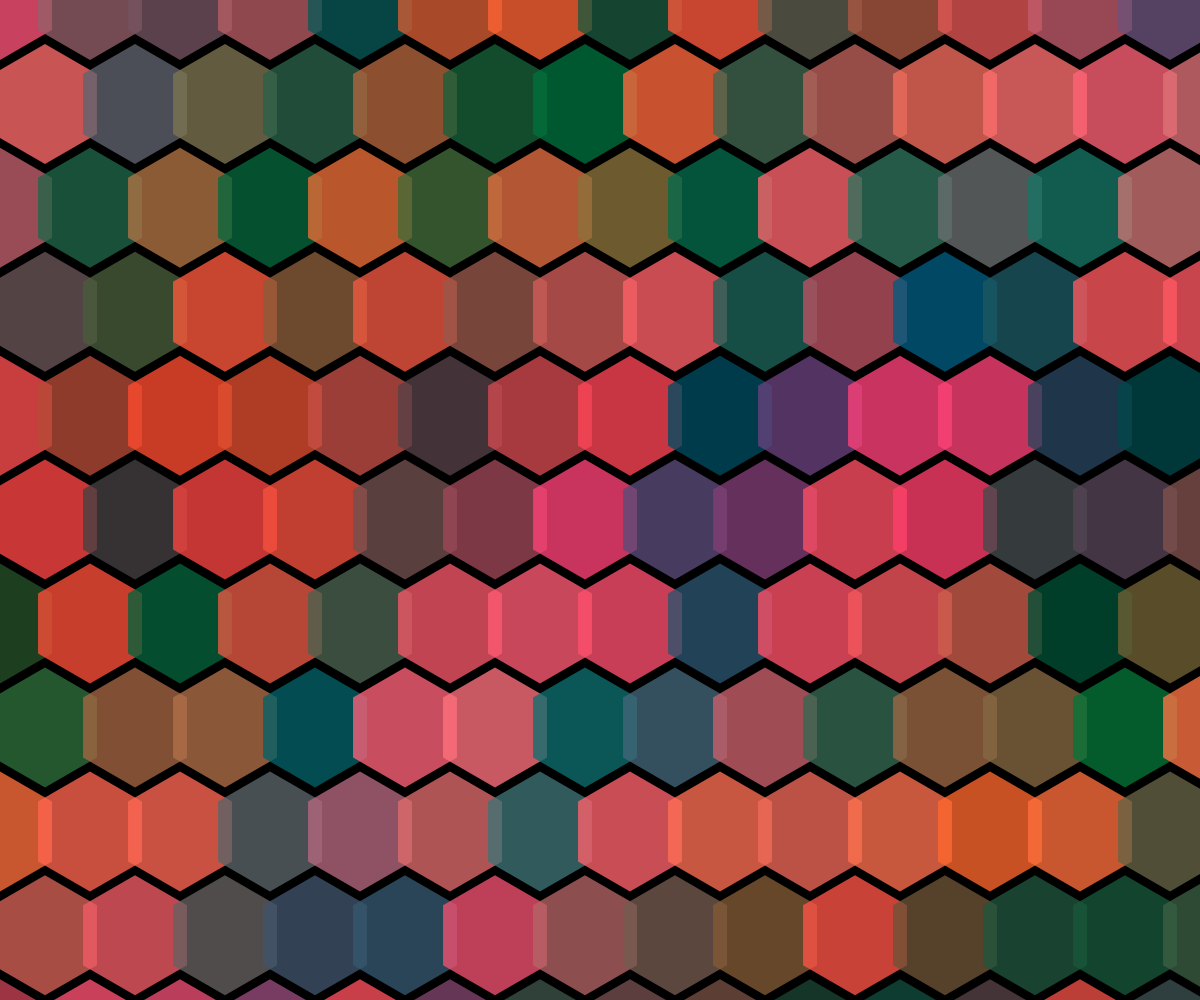
Frame 1 (no input)
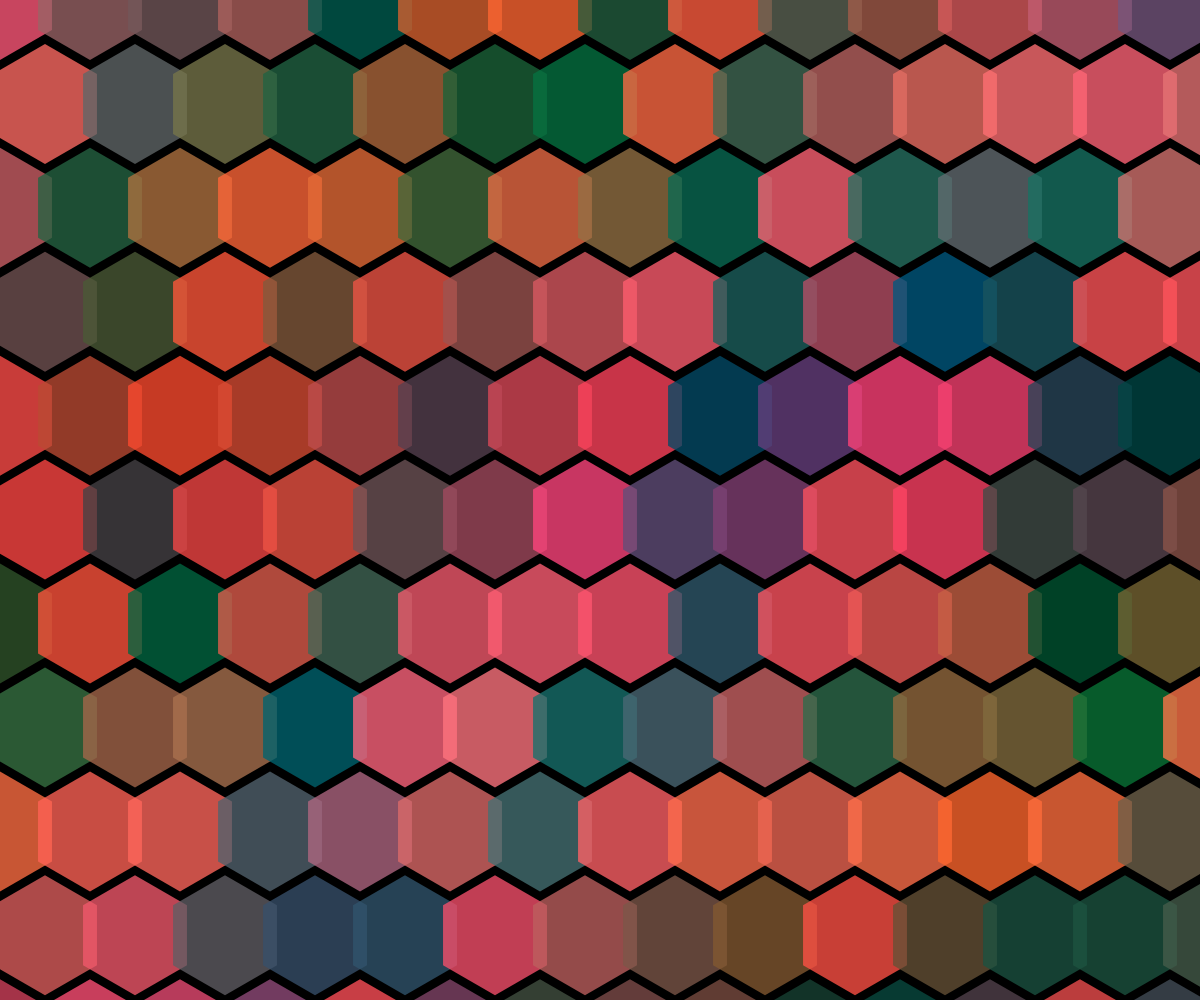
Frame 60 (no input)
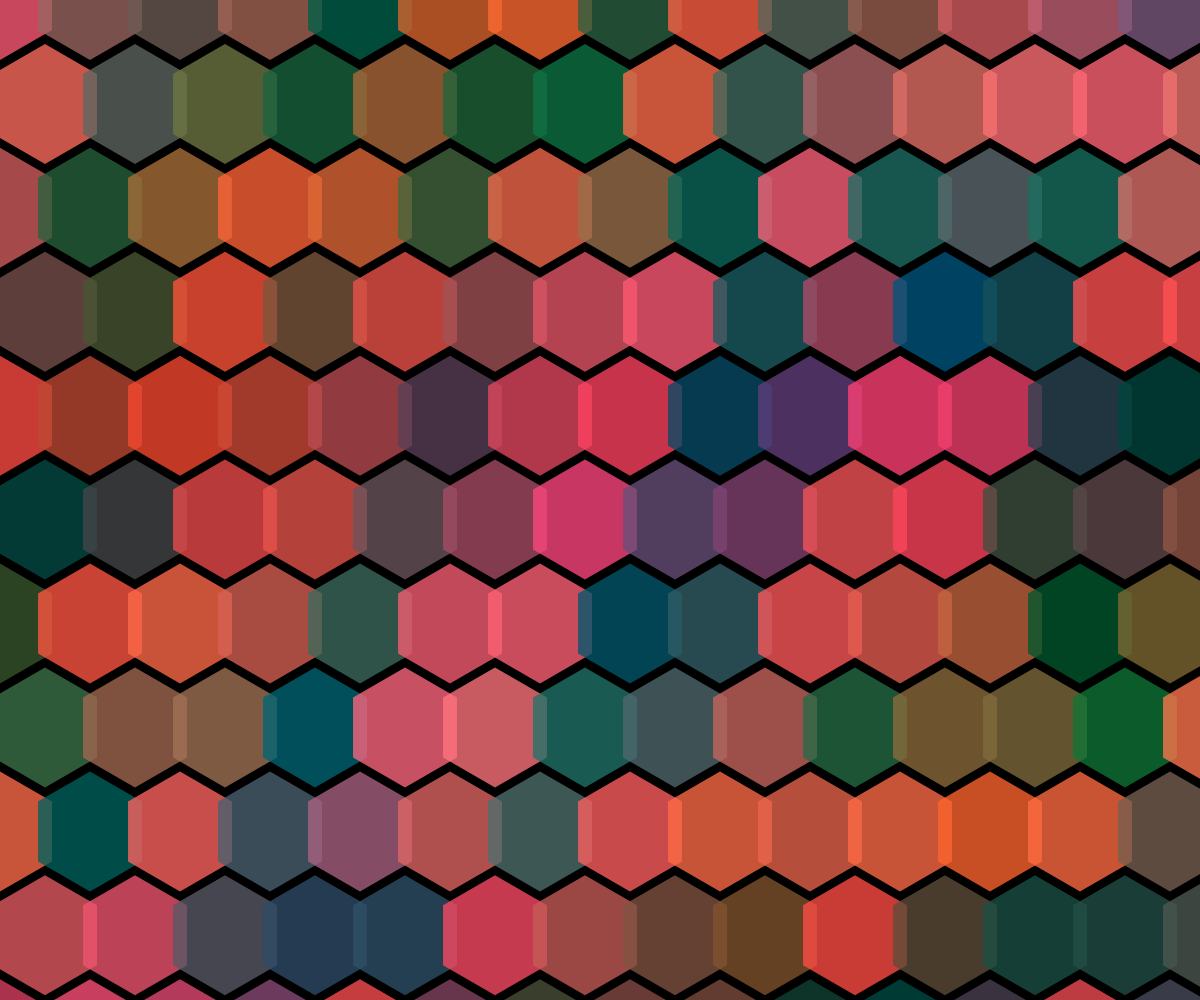
Frame 120 (the mouse pressed at the canvas centre since frame 60)

The p5.js sketch that drew these frames (run headless with seeded random() and noise() and a simulated clock; from frame 60 on, the mouse is pressed at the canvas centre):

// p5.js sketch
// ── sketch.js
let hexagons = [];
let time = 0;

function setup() {
  createCanvas(windowWidth, windowHeight);
  noStroke();
  
  // Create a grid of hexagons
  let hexSize = 60;
  let cols = ceil(width / (hexSize * 1.5)) + 2;
  let rows = ceil(height / (hexSize * sqrt(3))) + 2;
  
  for (let j = 0; j < rows; j++) {
    for (let i = 0; i < cols; i++) {
      let x = i * hexSize * 1.5;
      let y = j * hexSize * sqrt(3);
      // Offset every other row
      if (j % 2 === 1) x += hexSize * 0.75;
      
      hexagons.push({
        x: x,
        y: y,
        size: hexSize,
        color: color(0, 0, 0, 0),
        hue: random(360),
        saturation: random(80, 100),
        brightness: random(70, 100)
      });
    }
  }
}

function draw() {
  background(0);
  
  time += 0.01;
  
  for (let hex of hexagons) {
    // Animate color transitions
    let hue = (hex.hue + sin(time * 0.5 + hex.x * 0.01) * 30) % 360;
    let saturation = hex.saturation + sin(time * 0.3 + hex.y * 0.01) * 20;
    let brightness = hex.brightness + cos(time * 0.4 + (hex.x + hex.y) * 0.005) * 30;
    
    fill(hue, saturation, brightness, 200);
    
    // Draw hexagon
    push();
    translate(hex.x, hex.y);
    
    beginShape();
    for (let i = 0; i < 6; i++) {
      let angle = TWO_PI / 6 * i - PI/2;
      let x = hex.size * cos(angle);
      let y = hex.size * sin(angle);
      vertex(x, y);
    }
    endShape(CLOSE);
    
    pop();
  }
}

function windowResized() {
  resizeCanvas(windowWidth, windowHeight);
}
